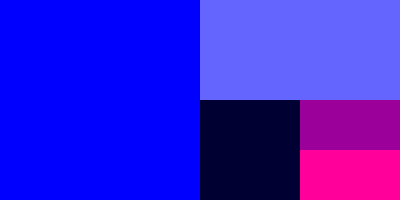
Frame 1 (no input)
Frame 60 (no input): identical to frame 1, image omitted
Frame 120 (the mouse pressed at the canvas centre since frame 60): identical to frame 1, image omitted

The p5.js sketch that drew this single still picture (run headless with seeded random() and noise() and a simulated clock; from frame 60 on, the mouse is pressed at the canvas centre):

// p5.js sketch
// ── sketch.js
function setup() {
    createCanvas(400, 200); // Try changing these numbers... the relative proportions of the rectangles should stay the same!
    noStroke(); // optional
}

function draw() {
    background(255);
    fill(0, 0, 255);
    rect(0, 0, width / 2, height);
    fill(100, 100, 255);
    rect(width / 2, 0, width / 2, height / 2);
    fill(0, 0, 50);
    rect(width / 2, height / 2, width / 4, height / 2);
    fill(155, 0, 155);
    rect(width * 0.75, height / 2, width / 4, height / 4);
    fill(255, 0, 155);
    rect(width * 0.75, height * 0.75, width / 4, height / 4);
}
// ── exercise1-2.html
<!DOCTYPE html>
<html lang="en">
  <head>
    <meta charset="utf-8" />
    <meta name="viewport" content="width=device-width, initial-scale=1.0">

    <title>PDM1 - W2P1 - Exercise 1.2</title>

    <link href="https://cdn.jsdelivr.net/npm/bootstrap@5.3.1/dist/css/bootstrap.min.css" rel="stylesheet" integrity="sha384-4bw+/aepP/YC94hEpVNVgiZdgIC5+VKNBQNGCHeKRQN+PtmoHDEXuppvnDJzQIu9" crossorigin="anonymous">
    <link rel="stylesheet" type="text/css" href="./lib/main-styles.css">
    <script src="https://cdn.jsdelivr.net/npm/bootstrap@5.3.1/dist/js/bootstrap.bundle.min.js" integrity="sha384-HwwvtgBNo3bZJJLYd8oVXjrBZt8cqVSpeBNS5n7C8IVInixGAoxmnlMuBnhbgrkm" crossorigin="anonymous"></script>
    <script src="./lib/p5.js"></script>
  </head>

  <body>
    <h1>Exercise 1.2 - Solution</h1>
    <script src="sketch.js"></script>
  </body>
</html>
